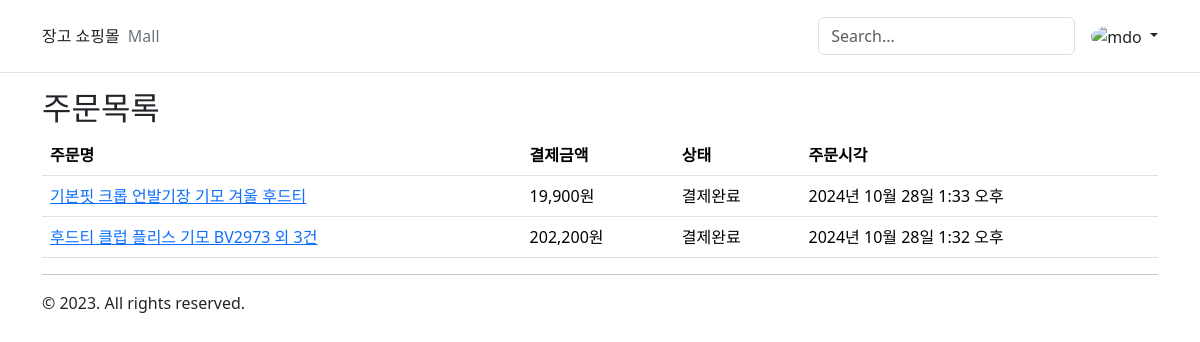
Screenshot of /mall/orders/ (signed in) with the database file from the repository.
### mall/models.py (models this page shows, shortened)
class Order(models.Model):
    class Status(models.TextChoices):
        REQUESTED = "requested", "주문요청"
        FAILED_PAYMENT = "failed_payment", "결제실패"
        PAID = "paid", "결제완료"
        PREPARED_PRODUCT = "prepared_product", "상품준비중"
        SHIPPED = "shipped", "배송중"
        DELIVERED = "delivered", "배송완료"
        CANCELLED = "cancelled", "주문취소"
    uid = models.UUIDField(default=uuid4, editable=False)
    user = models.ForeignKey(
        User,
        on_delete=models.CASCADE,
        db_constraint=False,
    )
    total_amount = models.PositiveIntegerField("결제금액")
    status = models.CharField(
        "진행상태",
        max_length=20,
        choices=Status.choices,
        default=Status.REQUESTED,
        db_index=True,
    )
    product_set = models.ManyToManyField(
        Product,
        through="OrderedProduct",
        blank=False,
    )
    created_at = models.DateTimeField(auto_now_add=True)
    updated_at = models.DateTimeField(auto_now=True)
    def get_absolute_url(self) -> str:
        return reverse("order_detail", args=[self.pk])
    @property
    def name(self) -> str:
        first_product = self.product_set.first()
        if first_product is None:
            return "등록된 상품이 없습니다."
        size = self.product_set.all().count()
        if size < 2:
            return first_product.name
        return f"{first_product.name} 외 {size - 1}건"
    class Meta:
        ordering = ["-pk"]
        verbose_name_plural = verbose_name = "주문"

class Product(models.Model):
    class Status(models.TextChoices):
        ACTIVE = "a", "정상"
        SOLD_OUT = "s", "품절"
        OBSOLETE = "o", "단종"
        INACTIVE = "i", "비활성화"
    category = models.ForeignKey(
        Category,
        on_delete=models.CASCADE,
        db_constraint=False,
    )
    name = models.CharField(max_length=100, db_index=True)
    description = models.TextField(blank=True)
    price = models.PositiveIntegerField()  # 0 포함
    status = models.CharField(
        choices=Status.choices, default=Status.INACTIVE, max_length=1
    )
    photo = models.ImageField(
        upload_to="mall/product/photo/%Y/%m/%d",
    )
    created_at = models.DateTimeField(auto_now_add=True)
    updated_at = models.DateTimeField(auto_now=True)
    class Meta:
        verbose_name = verbose_name_plural = "상품"
        ordering = ["-pk"]

### mall/views.py (the view)
# urls.py: path("orders/", views.order_list, name="order_list"),
@login_required
def order_list(request):
    order_qs = Order.objects.all().filter(user=request.user, status=Order.Status.PAID)
    return render(
        request,
        "mall/order_list.html",
        {
            "order_list": order_qs,
        },
    )

### mall/templates/mall/order_list.html
{% extends "mall/base.html" %}
{% load humanize %}
{% block content %}
    <h2>주문목록</h2>
    <table class="table table-hover table-ordered">
        <thead>
            <tr>
                <th>주문명</th>
                <th>결제금액</th>
                <th>상태</th>
                <th>주문시각</th>
            </tr>
        </thead>
        <tbody>
            {% for order in order_list %}
                <tr>
                    <td>
                        <a href="{{ order.get_absolute_url }}">{{ order.name }}</a>
                    </td>
                    <td>{{ order.total_amount|intcomma }}원</td>
                    <td>{{ order.get_status_display }}</td>
                    <td>{{ order.created_at }}</td>
                </tr>
            {% endfor %}
        </tbody>
    </table>
{% endblock %}

### rows the page displays
Order: name "기본핏 크롭 언발기장 기모 겨울 후드티", total_amount "19,900", status "결제완료", created_at "2024년 10월 28일 1:33 오후"
Order: name "후드티 클럽 플리스 기모 BV2973 외 3건", total_amount "202,200", status "결제완료", created_at "2024년 10월 28일 1:32 오후"
